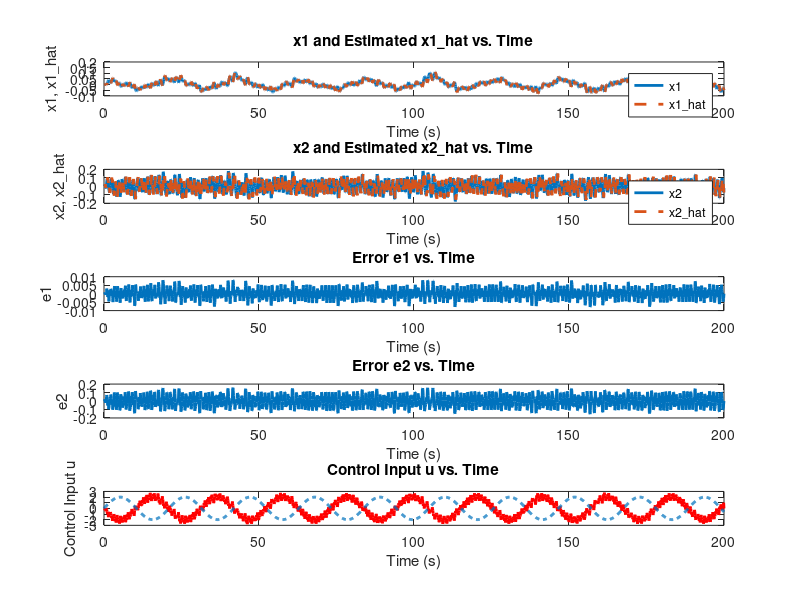

The MATLAB source for this figure: (Note: this script raises an error after producing the figure.)
% Double Integrator System with HOSMO and Control Input

% Parameters
dt = 0.1;              % Time step
t_final = 200;           % Final time
t = 0:dt:t_final;       % Time vector

n = length(t);          % Number of time steps
x1 = zeros(1, n);       % True state x1
x2 = zeros(1, n);       % True state x2
x1_hat = zeros(1, n);   % Estimated state x1_hat
x2_hat = zeros(1, n);
x3_hat = zeros(1, n);% Estimated state x2_hat
s_hat = zeros(1, n);    % Estimated sliding variable s_hat
e1 = zeros(1, n);       % Error e1 = x1 - x1_hat
e2 = zeros(1, n);       % Error e2 = x2 - x2_hat
z1 = zeros(1, n);       % Correction term z1
z2 = zeros(1, n);       % Correction term z2
z3 = zeros(1, n);       % Correction term z3
u = zeros(1, n);        % Control input
disturbance = 2 * sin(0.3*t); % Disturbance (example sinusoidal disturbance)
integ = zeros(1, n);    % Integral of the sign(e1)
integ_s = zeros(1, n);

% Gains
k1 = 4;
k2 = 3;
k3 = 0.01;
c1 = 1;
lambda1 = 2;
lambda2 = 2;

% Initial Conditions
x1(1) = 0;              % Initial condition for x1
x2(1) = 0;              % Initial condition for x2
x1_hat(1) = 0;          % Initial condition for x1_hat
x2_hat(1) = 0;          % Initial condition for x2_hat
x3_hat(1) = 0;


% Simulation loop
for k = 1:n-1
    % Error calculation
    e1(k) = x1(k) - x1_hat(k);
    e2(k) = x2(k) - x2_hat(k);
    
    % Correction terms
    z1(k) = k1 * abs(e1(k))^(2/3) * sign(e1(k));
    z2(k) = k2 * abs(e1(k))^(1/3) * sign(e1(k));
    z3(k) = k3 * sign(e1(k));
    
    % Integral term update
    integ(k+1) = integ(k) + dt * sign(e1(k));
    integ_s(k+1) = integ_s(k) + dt * sign(s_hat(k));
    
    % Update observer dynamics
    x1_hat(k+1) = x1_hat(k) + (x2_hat(k) + z1(k))*dt;
    x2_hat(k+1) = x2_hat(k) + (x3_hat(k) + u(k) + z2(k))*dt;
    x3_hat(k+1) = x3_hat(k) + z3(k)*dt;

    s_hat(k+1) = s_hat(k) + dt*(c1*x2_hat(k) + c1*e2(k) + u(k) + z2(k) + integ(k)*k3);

    % Control input based on sliding mode control
    u(k) = -c1*x2_hat(k) - z2(k) - integ(k)*k3 - lambda1*sqrt(abs(s_hat(k))) * sign(s_hat(k)) - lambda2 * integ_s(k);
    % u(k) = -c1*x2(k) - z2(k) - integ(k)*k3 - lambda1*sqrt(abs(s_hat(k))) * sign(s_hat(k)) - lambda2 * integ_s(k);


    % System dynamics
    x1(k+1) = x1(k) + dt * x2(k);
    x2(k+1) = x2(k) + dt * (u(k) + disturbance(k));
    % x2(k+1) = x2(k) + dt * (disturbance(k));

end
% Plot results
figure;
subplot(5, 1, 1);
plot(t, x1, 'LineWidth', 2);
hold on;
plot(t, x1_hat, '--', 'LineWidth', 2);
title('x1 and Estimated x1\_hat vs. Time');
xlabel('Time (s)');
ylabel('x1, x1\_hat');
legend('x1', 'x1\_hat');

subplot(5, 1, 2);
plot(t, x2, 'LineWidth', 2);
hold on;
plot(t, x2_hat, '--', 'LineWidth', 2);
title('x2 and Estimated x2\_hat vs. Time');
xlabel('Time (s)');
ylabel('x2, x2\_hat');
legend('x2', 'x2\_hat');

subplot(5, 1, 3);
plot(t, e1, 'LineWidth', 2);
title('Error e1 vs. Time');
xlabel('Time (s)');
ylabel('e1');

subplot(5, 1, 4);
plot(t, e2, 'LineWidth', 2);
title('Error e2 vs. Time');
xlabel('Time (s)');
ylabel('e2');

subplot(5, 1, 5);
plot(t, u, 'r', 'LineWidth', 2);
hold on;
plot(t, disturbance, '--', 'LineWidth', 2);
title('Control Input u vs. Time');
xlabel('Time (s)');
ylabel('Control Input u');

sgtitle('Double Integrator System with HOSMO, Control Input, and Errors');
